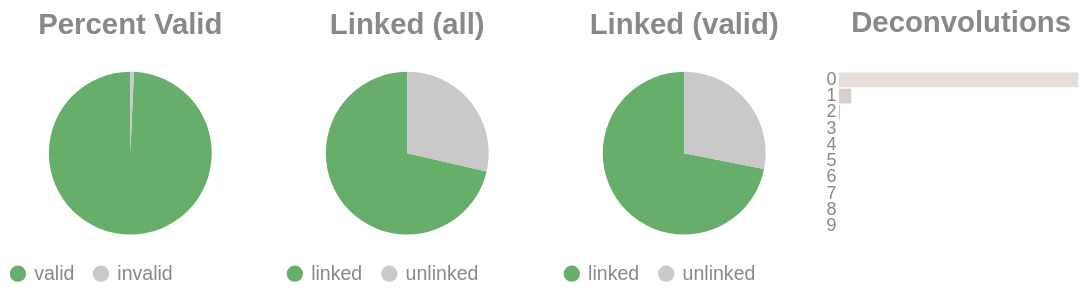

Notebook source saved alongside this figure:
### Code cell
if SKIPLR:
    pass
else:
    clash = Counter()
    for i in valids['molecule'].to_list():
        _mol = i.split("-")
        if len(_mol) == 1:
            clash.update('0')
        else:
            clash.update(_mol[-1])

    _d = {"deconvolutions": [], 'count': []}
    for k,v in clash.items():
        _d['deconvolutions'].append(k)
        _d['count'].append(v)

    tot_valid = valids['reads'].sum()
    mask = valids['reads'] >= 2
    n_linked_reads = valids.filter(mask)['reads'].sum()
    if n_linked_reads == 0:
        print_html("No linked molecules (>=2 reads) were detected; skipping linked-only distributions.")
        SKIPLR = True
    else:
        perc_valid = round(tot_valid / n_reads, 4)
        linked_perc_abs = round(n_linked_reads / n_reads, 4)
        linked_perc = round(n_linked_reads / tot_valid, 4)

    _valid = pl.DataFrame({"valids": ['valid', 'invalid'], "count": [tot_valid, n_reads - tot_valid]})
    _linked_abs = pl.DataFrame({"linked (absolute)": ['linked', 'unlinked'], "count": [n_linked_reads, n_reads - n_linked_reads]})
    _linked_rel = pl.DataFrame({"linked (valids)": ['linked', 'unlinked'], "count": [n_linked_reads, tot_valid - n_linked_reads]})

    (
        alt.hconcat(
            piechart(_valid, goodval = 'valid', title = "Percent Valid"),
            piechart(_linked_abs, goodval = "linked", title =  "Linked (all)"),
            piechart(_linked_rel, goodval = "linked", title =  "Linked (valid)"),
            convolutionbar(pl.DataFrame(_d), title = "Deconvolutions"),
            center = True,
            bounds = 'flush'
        )
        .resolve_scale(color='independent')
        .resolve_legend('independent')
        .properties(usermeta={'embedOptions': {"actions": False}})
    ).display()

### Figure 1 — Vega-Lite specification as saved in the notebook (floating-point values rounded to 4 significant figures)
{"width": "container", "height": 400, "config": {"title": {"anchor": "start", "dy": -15, "fontSize": 18, "color": "#888888", "subtitleColor": "#888888", "subtitleFontSize": 14}, "arc": {"fill": "#0072B2"}, "axis": {"domainColor": "#888888", "domainWidth": 0.5, "gridWidth": 0.2, "grid": false, "titleFontWeight": 400, "titleFontSize": 15, "labelFontSize": 11, "labelColor": "#888888", "tickColor": "#888888", "tickWidth": 0.2, "titleColor": "#888888"}, "axisBand": {"grid": false}, "axisX": {"grid": true, "tickSize": 10, "domainCap": "round"}, "axisY": {"domain": false, "grid": true, "tickSize": 0, "domainCap": "round"}, "background": "transparent", "header": {"labelFontSize": 15, "labelColor": "#888888", "titleFontSize": 15, "titleFontWeight": 600, "titleColor": "#888888"}, "legend": {"labelFont": "sans-serif", "labelFontSize": 12, "labelColor": "#888888", "symbolSize": 100, "symbolType": "circle", "titleFontSize": 12, "titlePadding": 10, "titleColor": "#888888", "title": null}, "range": {"category": ["#E69F00", "#56B4E9", "#009E73", "#F0E442", "#0072B2", "#D55E00", "#CC79A7", "#000000"], "diverging": ["#cfe8f3", "#a2d4ec", "#73bfe2", "#46abdb", "#1696d2", "#12719e"]}, "area": {"fill": "#0072B2", "fillOpacity": 0.7, "line": true, "strokeOpacity": 0.7}, "line": {"color": "#0072B2", "stroke": "#0072B2", "strokeWidth": 2}, "trail": {"color": "#0072B2", "stroke": "#0072B2", "strokeWidth": 0, "size": 1}, "point": {"filled": true, "fillOpacity": 1.0, "size": 95}, "text": {"color": "#888888", "fontSize": 11, "align": "right", "fontWeight": 400, "size": 11}, "bar": {"fill": "#0072B2", "stroke": null}, "view": {"stroke": null, "continuousWidth": 660, "continuousHeight": 400}}, "hconcat": [{"data": {"name": "data-642a42dca138ca7c696cf8aae25e0ed0"}, "mark": {"type": "arc"}, "encoding": {"color": {"field": "valids", "legend": {"orient": "bottom", "title": null}, "scale": {"domain": ["valid", "invalid"], "range": ["#68ae6b", "#C9C9C9"]}, "title": "Valids", "type": "nominal"}, "theta": {"field": "count", "type": "quantitative"}, "tooltip": [{"field": "valids", "title": "Valids", "type": "ordinal"}, {"field": "percent", "format": ".2%", "title": "Percent", "type": "quantitative"}, {"field": "count", "title": "Count", "type": "quantitative"}]}, "height": 100, "title": {"text": "Percent Valid", "align": "center", "anchor": "middle"}, "transform": [{"calculate": "datum.count / 15077852", "as": "percent"}], "width": 150}, {"data": {"name": "data-7a85b25ccc39e457585339e5d253885f"}, "mark": {"type": "arc"}, "encoding": {"color": {"field": "linked (absolute)", "legend": {"orient": "bottom", "title": null}, "scale": {"domain": ["linked", "unlinked"], "range": ["#68ae6b", "#C9C9C9"]}, "title": "Linked (Absolute)", "type": "nominal"}, "theta": {"field": "count", "type": "quantitative"}, "tooltip": [{"field": "linked (absolute)", "title": "Linked (Absolute)", "type": "ordinal"}, {"field": "percent", "format": ".2%", "title": "Percent", "type": "quantitative"}, {"field": "count", "title": "Count", "type": "quantitative"}]}, "height": 100, "title": {"text": "Linked (all)", "align": "center", "anchor": "middle"}, "transform": [{"calculate": "datum.count / 15077852", "as": "percent"}], "width": 150}, {"data": {"name": "data-147d558a8e20e10cff966a92c554dea0"}, "mark": {"type": "arc"}, "encoding": {"color": {"field": "linked (valids)", "legend": {"orient": "bottom", "title": null}, "scale": {"domain": ["linked", "unlinked"], "range": ["#68ae6b", "#C9C9C9"]}, "title": "Linked (Valids)", "type": "nominal"}, "theta": {"field": "count", "type": "quantitative"}, "tooltip": [{"field": "linked (valids)", "title": "Linked (Valids)", "type": "ordinal"}, {"field": "percent", "format": ".2%", "title": "Percent", "type": "quantitative"}, {"field": "count", "title": "Count", "type": "quantitative"}]}, "height": 100, "title": {"text": "Linked (valid)", "align": "center", "anchor": "middle"}, "transform": [{"calculate": "datum.count / 14971726", "as": "percent"}], "width": 150}, {"data": {"name": "data-fd4ef5bdf4e7a8284d88b6aa60870640"}, "mark": {"type": "bar"}, "encoding": {"color": {"field": "deconvolutions", "legend": null, "scale": {"scheme": "lightgreyred"}, "type": "nominal"}, "tooltip": [{"field": "deconvolutions", "title": "Deconvolutions", "type": "ordinal"}, {"field": "percent", "format": ".2%", "title": "Percent", "type": "quantitative"}, {"field": "count", "title": "Count", "type": "quantitative"}], "x": {"axis": null, "field": "count", "type": "quantitative"}, "y": {"field": "deconvolutions", "sort": "ascending", "title": null, "type": "nominal"}}, "height": 100, "title": {"text": "Deconvolutions", "align": "center", "anchor": "middle"}, "transform": [{"calculate": "datum.count / 6717896", "as": "percent"}], "width": 150}], "bounds": "flush", "center": true, "resolve": {"legend": {"angle": "independent"}, "scale": {"color": "independent"}}, "usermeta": {"embedOptions": {"actions": false}}, "$schema": "https://vega.github.io/schema/vega-lite/v6.1.0.json", "datasets": {"data-642a42dca138ca7c696cf8aae25e0ed0": [{"valids": "valid", "count": 14971726}, {"valids": "invalid", "count": 106126}], "data-7a85b25ccc39e457585339e5d253885f": [{"linked (absolute)": "linked", "count": 10764397}, {"linked (absolute)": "unlinked", "count": 4313455}], "data-147d558a8e20e10cff966a92c554dea0": [{"linked (valids)": "linked", "count": 10764397}, {"linked (valids)": "unlinked", "count": 4207329}], "data-fd4ef5bdf4e7a8284d88b6aa60870640": [{"deconvolutions": "0", "count": 6361924}, {"deconvolutions": "1", "count": 326164}, {"deconvolutions": "2", "count": 26317}, {"deconvolutions": "3", "count": 2932}, {"deconvolutions": "4", "count": 438}, {"deconvolutions": "5", "count": 79}, {"deconvolutions": "6", "count": 26}, {"deconvolutions": "7", "count": 10}, {"deconvolutions": "8", "count": 4}, {"deconvolutions": "9", "count": 2}]}}
